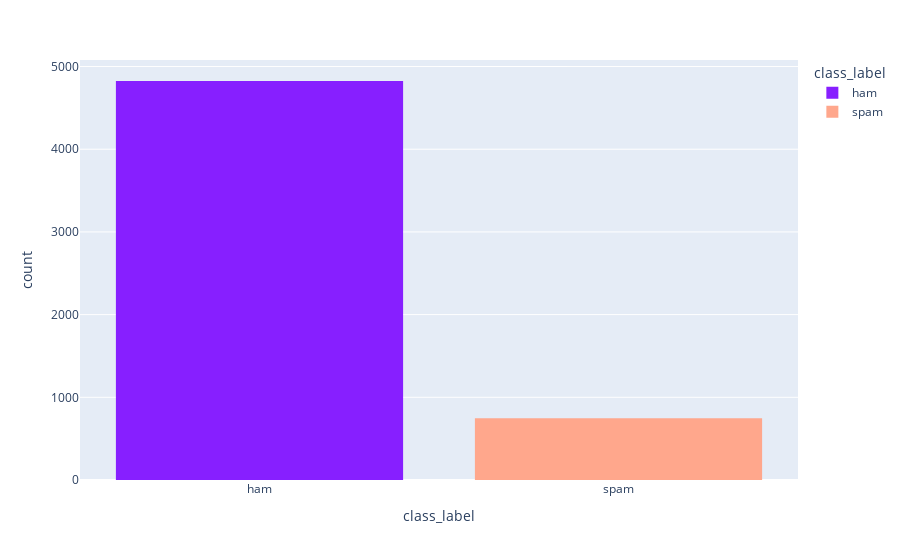

Notebook source saved alongside this figure:
### Code cell
#distribution of the labels
fig = px.histogram(df, x="class_label", color="class_label", color_discrete_sequence=["#871fff","#ffa78c"])
fig.show()
df['class_label'].value_counts()

### Figure 1 — Plotly figure (JSON) as saved in the notebook; plotly's stock layout.template omitted (floating-point values rounded to 4 significant figures; data arrays with more than 128 entries replaced by an {"elided": "..."} marker saying what was removed)
{"data": [{"alignmentgroup": "True", "bingroup": "x", "hovertemplate": "class_label=%{x}<br>count=%{y}<extra></extra>", "legendgroup": "ham", "marker": {"color": "#871fff"}, "name": "ham", "offsetgroup": "ham", "orientation": "v", "showlegend": true, "type": "histogram", "x": {"elided": "4825 str values"}, "xaxis": "x", "yaxis": "y"}, {"alignmentgroup": "True", "bingroup": "x", "hovertemplate": "class_label=%{x}<br>count=%{y}<extra></extra>", "legendgroup": "spam", "marker": {"color": "#ffa78c"}, "name": "spam", "offsetgroup": "spam", "orientation": "v", "showlegend": true, "type": "histogram", "x": {"elided": "747 str values"}, "xaxis": "x", "yaxis": "y"}], "layout": {"barmode": "relative", "legend": {"title": {"text": "class_label"}, "tracegroupgap": 0}, "margin": {"t": 60}, "xaxis": {"anchor": "y", "categoryarray": ["ham", "spam"], "categoryorder": "array", "domain": [0, 1], "title": {"text": "class_label"}}, "yaxis": {"anchor": "x", "domain": [0, 1], "title": {"text": "count"}}}}
